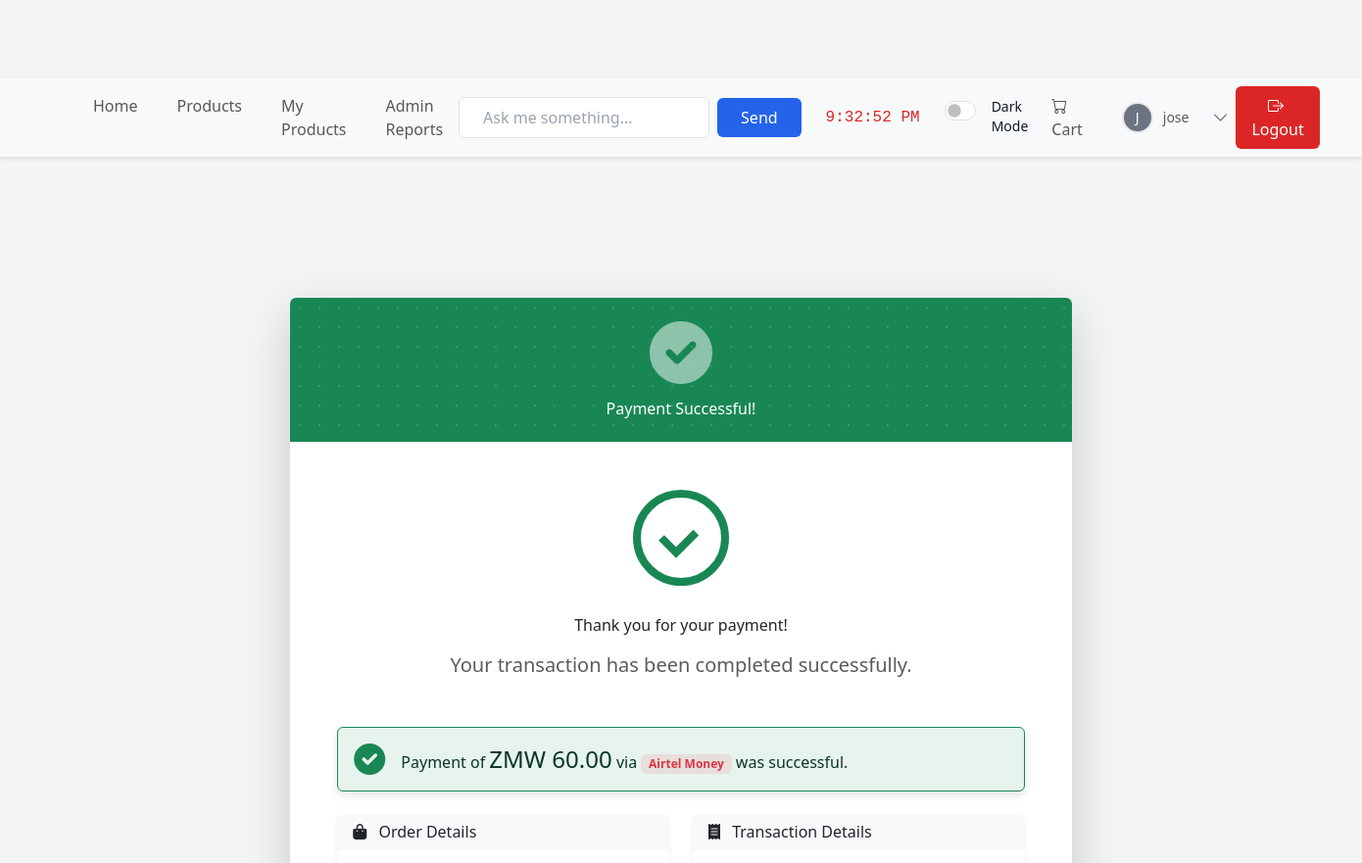
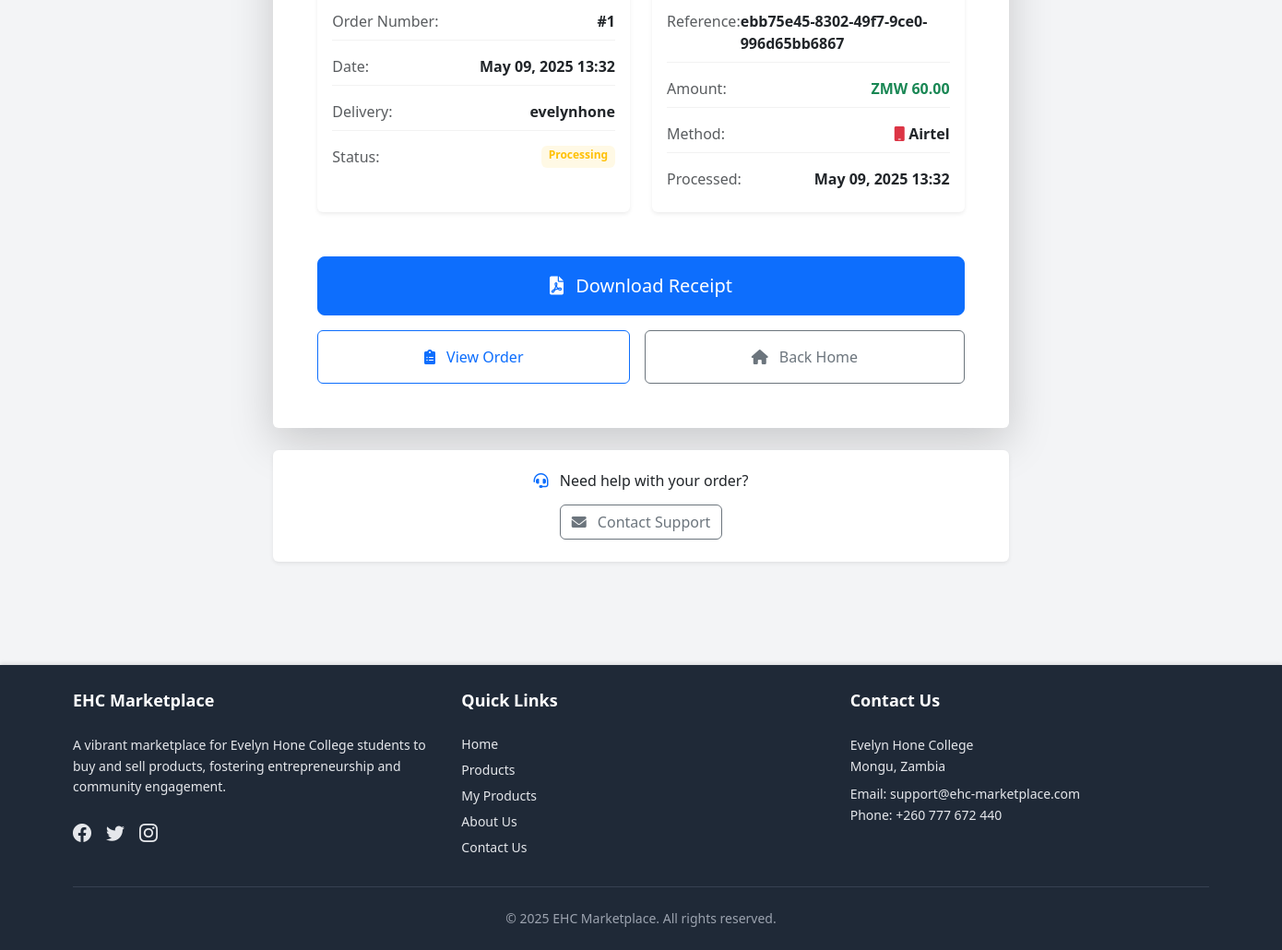
/payments/success/1/ (signed in), run on the app's committed database (2 pictures, top to bottom).
### accounts/models.py (models this page shows, shortened)
class User(AbstractUser):
    is_seller = models.BooleanField(default=False)
    phone_number = models.CharField(max_length=15, blank=True)
    location = models.CharField(max_length=255, blank=True)
    subscription_end = models.DateTimeField(null=True, blank=True)

### payments/models.py (models this page shows, shortened)
class Payment(models.Model):
    PAYMENT_METHODS = [
        ('mtn', 'MTN Mobile Money'),
        ('airtel', 'Airtel Money'),
    ]
    order = models.OneToOneField(
        Order,
        on_delete=models.CASCADE,
        related_name='payment_detail',
        null=True,
        blank=True,
        verbose_name="Order"
    )
    payment_method = models.CharField(
        max_length=10,
        choices=PAYMENT_METHODS,
        verbose_name="Payment Method"
    )
    amount = models.DecimalField(
        max_digits=10,
        decimal_places=2,
        verbose_name="Amount Paid"
    )
    transaction_id = models.CharField(
        max_length=100,
        unique=True,
        verbose_name="Transaction ID"
    )
    payment_date = models.DateTimeField(
        auto_now_add=True,
        verbose_name="Date Paid"
    )
    is_verified = models.BooleanField(
        default=False,
        verbose_name="Verified"
    )
    network = models.CharField(
        max_length=20,
        null=True,
        blank=True,
        verbose_name="Mobile Network"
    )
    phone = models.CharField(
        max_length=20,
        null=True,
        blank=True,
        verbose_name="Phone Number"
    )
    status = models.CharField(
        max_length=20,
        null=True,
        blank=True,
        verbose_name="Payment Status"
    )
    class Meta:
        verbose_name = "Payment"
        verbose_name_plural = "Payments"
        ordering = ['-payment_date']

### marketplace/models.py (models this page shows, shortened)
class Order(models.Model):
    STATUS_CHOICES = [
        ('pending', 'Pending'),
        ('processing', 'Processing'),
        ('shipped', 'Shipped'),
        ('delivered', 'Delivered'),
        ('cancelled', 'Cancelled'),
    ]
    buyer = models.ForeignKey(User, on_delete=models.CASCADE, related_name='orders')
    order_date = models.DateTimeField(auto_now_add=True)
    status = models.CharField(max_length=20, choices=STATUS_CHOICES, default='pending')
    delivery_location = models.CharField(max_length=255)
    delivery_fee = models.DecimalField(max_digits=10, decimal_places=2)
    total_amount = models.DecimalField(max_digits=10, decimal_places=2)

### payments/views.py (the view)
# urls.py: path('success/<int:payment_id>/', views.payment_success_by_id, name='payment_success_by_id'),  # by ID
@login_required
def payment_success_by_id(request, payment_id):
    payment = get_object_or_404(Payment, id=payment_id, is_verified=True)
    if payment.order and payment.order.buyer != request.user:
        messages.error(request, "Unauthorized access")
        return redirect('marketplace:home')
    return render(request, 'payments/payment_success.html', {'payment': payment})

### payments/templates/payments/payment_success.html (shortened to what this page needs)
{% extends 'base.html' %} {% block title %}Payment Successful - EHC Marketplace{% endblock %} {% block content %}
<div class="container py-5">
    <div class="row justify-content-center">
        <div class="col-lg-8">
            <div class="card border-0 shadow-lg overflow-hidden">
                <div class="card-header bg-success text-white position-relative py-4">
                    <div class="confetti"></div>
                    <div class="position-relative z-index-1 text-center">
                        <i class="fas fa-check-circle fa-4x mb-3 text-white-50"></i>
                        <h2 class="mb-0">Payment Successful!</h2>
                    </div>
                </div>
                <div class="card-body p-4 p-lg-5">
                    <div class="text-center mb-5">
                        <div class="success-icon mb-4">
                        </div>
                        <h3 class="mb-3">Thank you for your payment!</h3>
                        <p class="lead text-muted">Your transaction has been completed successfully.</p>
                    </div>
                    <div class="alert alert-success bg-success-light border-success d-flex align-items-center mb-4">
                        <i class="fas fa-check-circle fa-2x text-success me-3"></i>
                        <div>
                            <p class="mb-0">
                                Payment of <strong class="h4">ZMW {{ payment.amount }}</strong> via {% if payment.payment_method == 'mtn' %}
                                <span class="badge bg-primary bg-opacity-10 text-primary">MTN Mobile Money</span> {% else %}
                                <span class="badge bg-danger bg-opacity-10 text-danger">Airtel Money</span> {% endif %} was successful.
                            </p>
                        </div>
                    </div>
                    <div class="row g-4">
                        {% if payment.order %}
                        <div class="col-md-6">
                            <div class="card h-100 border-0 shadow-sm">
                                <div class="card-header bg-light">
                                    <h5 class="mb-0"><i class="fas fa-shopping-bag me-2"></i> Order Details</h5>
                                </div>
                                <div class="card-body">
                                    <ul class="list-unstyled mb-0">
                                        <li class="mb-2 d-flex justify-content-between">
                                            <span class="text-muted">Order Number:</span>
                                            <strong>#{{ payment.order.id }}</strong>
                                        </li>
                                        <li class="mb-2 d-flex justify-content-between">
                                            <span class="text-muted">Date:</span>
                                            <strong>{{ payment.order.order_date|date:"M d, Y H:i" }}</strong>
                                        </li>
                                        <li class="mb-2 d-flex justify-content-between">
                                            <span class="text-muted">Delivery:</span>
                                            <strong>{{ payment.order.delivery_location }}</strong>
                                        </li>
                                        <li class="d-flex justify-content-between">
                                            <span class="text-muted">Status:</span>
                                            <span class="badge bg-{% if payment.order.status == 'completed' %}success{% else %}warning{% endif %} bg-opacity-10 text-{% if payment.order.status == 'completed' %}success{% else %}warning{% endif %}">
                                                {{ payment.order.status|title }}
                                            </span>
                                        </li>
                                    </ul>
                                </div>
                            </div>
                        </div>
                        {% endif %}
                        <div class="col-md-6">
                            <div class="card h-100 border-0 shadow-sm">
                                <div class="card-header bg-light">
                                    <h5 class="mb-0"><i class="fas fa-receipt me-2"></i> Transaction Details</h5>
                                </div>
                                <div class="card-body">
                                    <ul class="list-unstyled mb-0">
                                        <li class="mb-2 d-flex justify-content-between">
                                            <span class="text-muted">Reference:</span>
                                            <strong>{{ payment.transaction_id }}</strong>
                                        </li>
                                        <li class="mb-2 d-flex justify-content-between">
                                            <span class="text-muted">Amount:</span>
                                            <strong class="text-success">ZMW {{ payment.amount }}</strong>
                                        </li>
                                        <li class="mb-2 d-flex justify-content-between">
                                            <span class="text-muted">Method:</span>
                                            <strong>
                                                {% if payment.payment_method == 'mtn' %}
                                                <i class="fas fa-mobile-alt text-primary me-1"></i>MTN
                                                {% else %}
                                                <i class="fas fa-mobile text-danger me-1"></i>Airtel
                                                {% endif %}
                                            </strong>
                                        </li>
                                        <li class="d-flex justify-content-between">
                                            <span class="text-muted">Processed:</span>
                                            <strong>{{ payment.payment_date|date:"M d, Y H:i" }}</strong>
                                        </li>
                                    </ul>
                                </div>
                            </div>
                        </div>
                    </div>
                    <div class="d-grid gap-3 mt-5">
                        {% if payment.order %}
                        <a href="{% url 'payments:generate_receipt' payment.order.id %}" class="btn btn-primary btn-lg py-3" target="_blank">
                            <i class="fas fa-file-pdf me-2"></i> Download Receipt
                        </a>
                        <div class="d-flex gap-3">
                            <a href="{% url 'payments:order_details' payment.order.id %}" class="btn btn-outline-primary flex-grow-1 py-3">
                                <i class="fas fa-clipboard-list me-2"></i> View Order
                            </a>
                            <a href="{% url 'marketplace:home' %}" class="btn btn-outline-secondary flex-grow-1 py-3">
                                <i class="fas fa-home me-2"></i> Back Home
                            </a>
                        </div>
                        {% endif %}
                    </div>
                </div>
            </div>
            <div class="card border-0 shadow-sm mt-4">
                <div class="card-body text-center py-4">
                    <h5 class="mb-3"><i class="fas fa-headset me-2 text-primary"></i> Need help with your order?</h5>
                    <a href="mailto:support@ehcmarketplace.com" class="btn btn-outline-secondary">
                        <i class="fas fa-envelope me-2"></i> Contact Support
                    </a>
                </div>
            </div>
        </div>
    </div>
</div>
{% endblock %}

### templates/include/navbar.html (shortened to what this page needs)
{% load static %}
<!DOCTYPE html>
<html lang="en">
<head>
    <link href="https://cdn.jsdelivr.net/npm/bootstrap@5.3.0/dist/css/bootstrap.min.css" rel="stylesheet">
    <link href="https://cdn.jsdelivr.net/npm/bootstrap-icons@1.10.5/font/bootstrap-icons.css" rel="stylesheet">
    <link href="https://cdn.jsdelivr.net/npm/tailwindcss@2.2.19/dist/tailwind.min.css" rel="stylesheet">
</head>
<body class="bg-gray-100 text-gray-900 antialiased">
    <nav class="navbar navbar-expand-lg navbar-light bg-light">
        <div class="container mx-auto px-4">
            <div class="collapse navbar-collapse" id="navbarNav">
                <ul class="navbar-nav me-auto space-x-2">
                    <li class="nav-item">
                        <a class="nav-link px-3 py-2 rounded-md hover:bg-blue-50 hover:text-blue-600" href="{% url 'marketplace:home' %}" aria-current="{% if request.path == '/' %}page{% endif %}">Home</a>
                    </li>
                    <li class="nav-item">
                        <a class="nav-link px-3 py-2 rounded-md hover:bg-blue-50 hover:text-blue-600" href="{% url 'marketplace:product_list' %}">Products</a>
                    </li>
                    {% if user.is_authenticated %}
                    <li class="nav-item">
                        <a class="nav-link px-3 py-2 rounded-md hover:bg-blue-50 hover:text-blue-600" href="{% url 'marketplace:my_products' %}">My Products</a>
                    </li>
                    {% endif %}  {% if user.is_staff %}
                    <li class="nav-item">
                        <a class="nav-link px-3 py-2 rounded-md hover:bg-blue-50 hover:text-blue-600" href="{% url 'reports:admin_report' %}">Admin Reports</a>
                    </li>
                    {% endif %}
                </ul>
                <ul class="navbar-nav align-items-lg-center space-x-2">
                    {% if user.is_authenticated %}
                    <li class="nav-item chatbot-container">
                        <div class="flex items-center space-x-2">
                            <input id="chatInput" type="text" class="chatbot-input px-4 py-2 border border-gray-300 rounded-md focus:outline-none w-64" placeholder="Ask me something..." aria-label="Chatbot input">
                            <button onclick="sendToBot()" class="px-4 py-2 bg-blue-600 text-white rounded-md hover:bg-blue-700 transition-colors" aria-label="Send chatbot message">Send</button>
                        </div>
                    </li>
                    {% endif %}
                    <li class="nav-item">
                        <a class="nav-link px-3 py-2 text-red-600 font-mono" href="#" id="clock" onclick="showDate()" aria-label="Current time and date">Loading...</a>
                    </li>
                    <li class="nav-item flex items-center">
                        <div class="form-check form-switch">
                            <input class="form-check-input w-10 h-5" type="checkbox" id="darkModeToggle" aria-label="Toggle dark mode" onchange="toggleDarkMode()">
                            <label class="form-check-label text-sm ml-2" for="darkModeToggle">Dark Mode</label>
                        </div>
                    </li>
                    {% if user.is_authenticated %}
                    <li class="nav-item">
                        <a class="nav-link px-3 py-2 rounded-md hover:bg-blue-50 hover:text-blue-600" href="{% url 'marketplace:cart' %}">
                            <i class="bi bi-cart mr-1"></i> Cart
                        </a>
                    </li>
                    <li class="nav-item flex items-center" id="userDropdown">
                        <a class="nav-link flex items-center px-3 py-2 rounded-md hover:bg-blue-50 hover:text-blue-600" href="{% url 'accounts:profile' %}" aria-label="View profile for {{ user.username }}">
                            {% if user.profile.profile_picture %}
                            <img src="{{ user.profile.profile_picture.url }}" alt="{{ user.username }}'s profile picture" class="profile-img" onerror="this.style.display='none';this.nextElementSibling.style.display='flex';">
                            <div class="profile-img-fallback" style="display: none;">{{ user.username|slice:":1"|upper }}</div>
                            {% else %}
                            <div class="profile-img-fallback">{{ user.username|slice:":1"|upper }}</div>
                            {% endif %}
                            <span class="text-sm">{{ user.username }}</span>
                        </a>
                        <i class="bi bi-chevron-down dropdown-trigger text-gray-600 hover:text-blue-600" id="navbarDropdown" role="button" data-bs-toggle="dropdown" aria-expanded="false" aria-label="User menu options"></i>
                    </li>
                    <li class="nav-item">
                        <form action="{% url 'accounts:logout' %}" method="post" class="inline">
                            <button type="submit" class="nav-link px-3 py-2 bg-red-600 text-white rounded-md hover:bg-red-700 logout-btn" aria-label="Logout">
                                <i class="bi bi-box-arrow-right mr-1"></i> Logout
                            </button>
                        </form>
                    </li>
                    {% endif %}
                </ul>
            </div>
        </div>
    </nav>
    <main class="container mx-auto px-4 py-8">
    </main>
</body>
</html>

### data on the page
User: username "J", username "jose"
Payment: amount "60.00", order.id "1", order.order_date "May 09, 2025 13:32", order.delivery_location "evelynhone", order.status "Processing", transaction_id "ebb75e45-8302-49f7-9ce0-996d65bb6867", payment_date "May 09, 2025 13:32"
